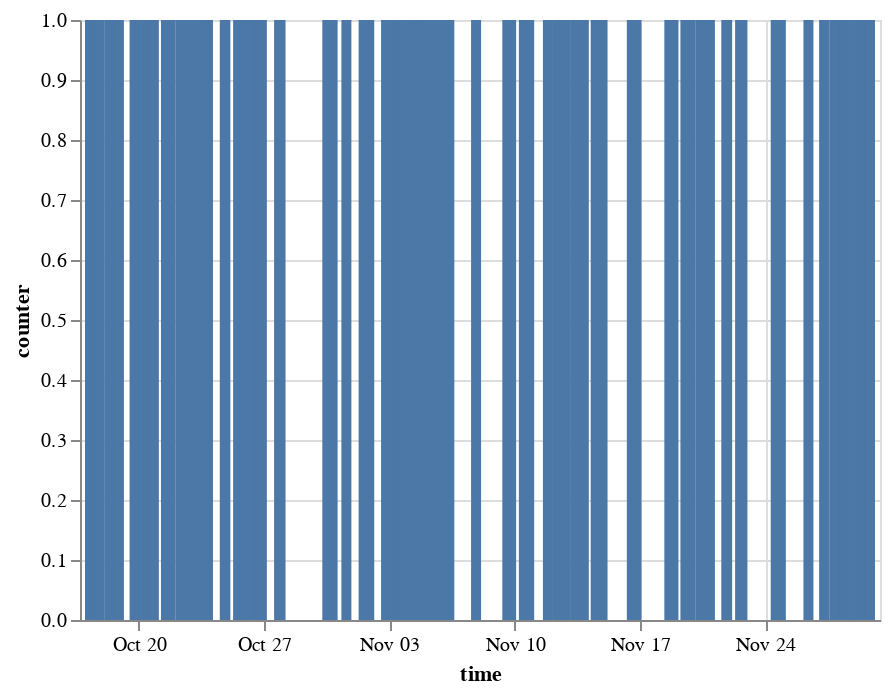

The notebook cell this image was saved under:
### Code cell
alt.Chart(
    new_df.query(
        '"2019-10-17 00:00:00+00:00"<time<"2019-11-30 00:00:00+00:00" & counter==counter'
    )
).mark_bar().encode(x="time:T", y="counter:Q", tooltip="time")

### Figure 1 — Vega-Lite specification as saved in the notebook (floating-point values rounded to 4 significant figures; data arrays with more than 128 entries replaced by an {"elided": "..."} marker saying what was removed)
{"config": {"view": {"continuousWidth": 400, "continuousHeight": 300}}, "data": {"name": "data-14a836934163b2b259190db383d7b506"}, "mark": "bar", "encoding": {"tooltip": {"type": "temporal", "field": "time"}, "x": {"type": "temporal", "field": "time"}, "y": {"type": "quantitative", "field": "counter"}}, "$schema": "https://vega.github.io/schema/vega-lite/v4.8.1.json", "datasets": {"data-14a836934163b2b259190db383d7b506": {"elided": "330 records"}}}
